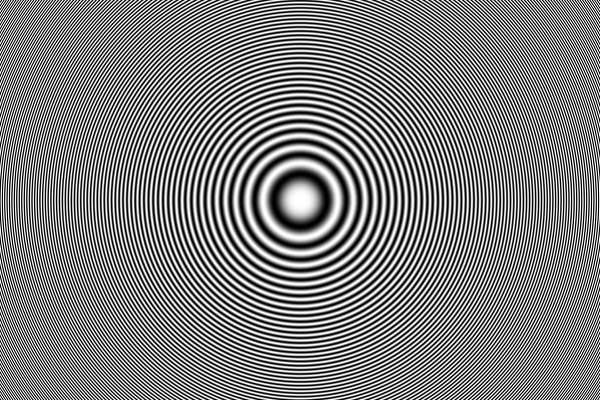
#> input picture image-processing/0005-resize-right/zone_plate.png, 600 x 400 px
$ jupyter execute --allow-errors resize_right.ipynb
#> lines starting #> are read from the running program, lines starting #| are printed output that depends on the picture; long printed decimals are rounded
[cell 1]
import cv2 as cv
import matplotlib.pyplot as plt
import numpy as np
import numpy.typing as npt

zone_plate_img = cv.imread("zone_plate.png", cv.IMREAD_GRAYSCALE)
#> zone_plate_img is the input picture: shape (400, 600); min 0, max 255, mean 127.5
face_img = cv.imread("face_small.png", cv.IMREAD_GRAYSCALE)
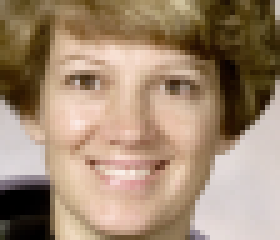
#> input picture image-processing/0005-resize-right/face_small.png, 56 x 48 px (shown 5 times larger)
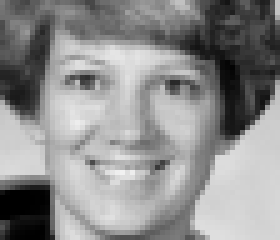
#> face_img: shape (48, 56) (shown 5 times larger); min 0, max 241, mean 141.8

[cell 2]
## Helper functions

def nearest(img: npt.NDArray, out_h: int, out_w: int) -> np.typing.NDArray:
    """
    A manual implementation of the nearest neighbors algorithm;
    This is similar to the `cv.resize` with `interpolation=cv2.INTER_NEAREST`.

    :param img: Original image
    :param out_h: Height of the output image
    :param out_w: Width of the output image
    :return: Resized image
    """
    in_h, in_w = img.shape

    scale_x = in_w / out_w
    scale_y = in_h / out_h

    dst_row = np.arange(out_h)
    dst_col = np.arange(out_w)

    src_rows: npt.NDArray = np.floor(dst_row * scale_y).astype(int)
    src_cols: npt.NDArray = np.floor(dst_col * scale_x).astype(int)

    rows = src_rows.reshape(out_h, 1)
    cols = src_cols.reshape(1, out_w)

    return img[rows, cols]


def bilinear(img: npt.NDArray, out_h: int, out_w: int, centered=True) -> npt.NDArray:
    """
    A manual implementation of the bilinear algorithm;
    This is similar to `cv.resize` with `interpolation=cv.INTER_LINEAR`.
    :param img: Original image
    :param out_h: Height of the output image
    :param out_w: Width of the output image
    :param centered: Whether we're mapping pixel centers or pixel-grid origin
    :return:
    """
    in_h, in_w = img.shape
    center = 0.5 if centered else 0

    h_range = np.arange(out_h, dtype=np.float32)
    w_range = np.arange(out_w, dtype=np.float32)

    ys = np.clip((h_range + center) * in_h / out_h - center, 0, in_h - 1)
    xs = np.clip((w_range + center) * in_w / out_w - center, 0, in_w - 1)

    y0, x0 = np.floor(ys).astype(int), np.floor(xs).astype(int)
    y1, x1 = np.minimum(y0 + 1, in_h - 1), np.minimum(x0 + 1, in_w - 1)

    wy, wx = (
            (ys - y0.astype(np.float32))[:, None],
            (xs - x0.astype(np.float32))[None, :]
    )
    f = img.astype(np.float32)

    top = f[y0][:, x0] * (1 - wx) + f[y0][:, x1] * wx  # blend along x, row above
    bottom = f[y1][:, x0] * (1 - wx) + f[y1][:, x1] * wx  # blend along x, row below

    return top * (1 - wy) + bottom * wy  # blend along y

[cell 3]
# Assert that `dsize` and `fx/fy` return the same shape
zone_plate_dsize_resize = cv.resize(zone_plate_img, dsize=(150, 100))
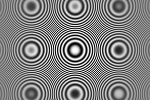
#> zone_plate_dsize_resize: shape (100, 150); min 1, max 255, mean 127.8
zone_plate_fx_resize = cv.resize(zone_plate_img, dsize=None, fx=0.25, fy=0.25)

assert zone_plate_dsize_resize.shape == zone_plate_fx_resize.shape

[cell 4]
# Assert that the `nearest` function written works similar to the `cv.resize` with
# `interpolation=cv.INTER_NEAREST`.

face_enlarge_nearest = nearest(face_img, 107, 131)
face_cv_enlarge = cv.resize(face_img, dsize=(131, 107), interpolation=cv.INTER_NEAREST)
assert np.array_equal(face_enlarge_nearest, face_cv_enlarge)

face_shrink_nearest = nearest(face_img, 24, 28)
face_cv_shrink_nearest = cv.resize(face_img, dsize=None, fx=0.5, fy=0.5,
                                   interpolation=cv.INTER_NEAREST)
assert np.array_equal(face_shrink_nearest, face_cv_shrink_nearest)

[cell 5]
# Assert that manual bilinear is close to the cv.INTER_LINEAR with a tolerance
# range of 1e-3

face_img_f32 = face_img.copy().astype(np.float32)
face_enlarge_bilinear = bilinear(face_img_f32, 107, 131)
face_cv_bilinear = cv.resize(
        face_img_f32,
        (131, 107),
        interpolation=cv.INTER_LINEAR
)

diff = np.abs(face_enlarge_bilinear - face_cv_bilinear)
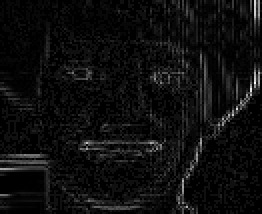
#> diff: shape (107, 131) float32 (shown 2 times larger); min 0, max 0.000237, mean 1.32e-05; drawn with min black and max white

assert np.allclose(face_cv_bilinear, face_enlarge_bilinear, atol=1e-3, rtol=0)

I use an absolute tolerance of `0.001` gray levels because the small differences come from `float32` rounding and are negligible on a 0–255 grayscale range.

[cell 6]
# Assert that bilinear without the centering fails

wrong_enlarge_bilinear = bilinear(face_img_f32, 107, 131, centered=False)
#> call 2 of bilinear, with out_h = 107, out_w = 131, centered = False
#> in bilinear (call 2), `return top * (1 - wy) + bottom * wy`:
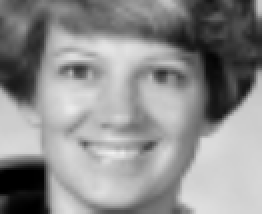
#> returned value: shape (107, 131) float32 (shown 2 times larger); min 0, max 239, mean 142.3

uncentered_diff = np.abs(face_enlarge_bilinear - face_cv_bilinear).max()
#> uncentered_diff = 0.000237
print(f"Uncentered max difference: {uncentered_diff}")
#| Uncentered max difference: 0.0002365

assert not np.allclose(face_cv_bilinear, wrong_enlarge_bilinear, atol=1e-3, rtol=0)

[cell 7]
# Max difference between Open CV `uint8` path

face_cv_uint8_bilinear = cv.resize(
        face_img,
        (131, 107),
        interpolation=cv.INTER_LINEAR
)

max_diff_uint8 = np.abs(
        face_enlarge_bilinear - face_cv_uint8_bilinear.astype(np.float32)
).max()
#> max_diff_uint8 = 0.746

print("uint8-path max difference:", max_diff_uint8)
#| uint8-path max difference: 0.7462

The maximum difference against OpenCV's **uint8** path our manual path is not 0 (or close to 0) because OpenCV’s uint8 resize path uses quantized integer/fixed-point interpolation and then rounds off to the nearest gray integer pixel, unlike the `float32` which preserves fractional precision.

[cell 8]
# Assert that the `INTER_AREA` interpolation provides the most amount of
# aliasing due to its averaging and smoothening capabilities.

zone_plate_shrink_nearest = cv.resize(
        zone_plate_img,
        (150, 100),
        interpolation=cv.INTER_NEAREST,
)
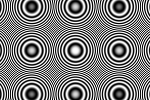
#> zone_plate_shrink_nearest: shape (100, 150); min 0, max 255, mean 124.7

zone_plate_shrink_linear = cv.resize(
        zone_plate_img,
        (150, 100),
        interpolation=cv.INTER_LINEAR,
)

zone_plate_shrink_area = cv.resize(
        zone_plate_img,
        (150, 100),
        interpolation=cv.INTER_AREA,
)
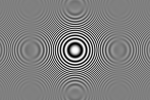
#> zone_plate_shrink_area: shape (100, 150); min 4, max 255, mean 127.5

zone_nearest_std = zone_plate_shrink_nearest.std()
#> zone_nearest_std = 89.55
zone_linear_std = zone_plate_shrink_linear.std()
#> zone_linear_std = 60.33
zone_area_std = zone_plate_shrink_area.std()
#> zone_area_std = 30.92

print(f"""Zone plate interpolations
:: Nearest ::
Mean = {zone_plate_shrink_nearest.mean()}
Standard Deviation = {zone_nearest_std}

:: Bilinear ::
Mean = {zone_plate_shrink_linear.mean()}
Standard Deviation = {zone_linear_std}

:: Area ::
Mean = {zone_plate_shrink_area.mean()}
Standard Deviation = {zone_area_std}
""")
#| Zone plate interpolations
#| :: Nearest ::
#| Mean = 124.673
#| Standard Deviation = 89.551
#| :: Bilinear ::
#| Mean = 127.7678
#| Standard Deviation = 60.331
#| :: Area ::
#| Mean = 127.493
#| Standard Deviation = 30.916

assert zone_area_std < zone_nearest_std
assert zone_area_std < zone_linear_std

The false rings appear mostly toward the outer regions because the spacing between the oscillating rings decreases there, so the downsampled pixel grid can no longer resolve those rapid intensity changes correctly.

The lower standard deviation for `INTER_AREA` shows that it smoothed and averaged the pixel values more, reducing the spread from the mean and suppressing the high-frequency aliasing.

[cell 9]
face_img_rgb = cv.cvtColor(cv.imread("face_small.png"), cv.COLOR_BGR2RGB)

face_enlarge_nearest_6x = cv.resize(
        face_img_rgb,
        dsize=None,
        fx=6,
        fy=6,
        interpolation=cv.INTER_NEAREST
)
face_enlarge_bilinear_6x = cv.resize(
        face_img_rgb,
        dsize=None,
        fx=6,
        fy=6,
        interpolation=cv.INTER_LINEAR
)
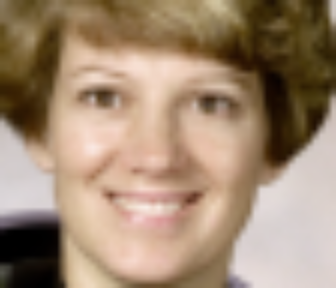
#> face_enlarge_bilinear_6x: shape (288, 336, 3); mean R, G, B 161.5, 137.7, 114.6
face_enlarge_cubic_6x = cv.resize(
        face_img_rgb,
        dsize=None,
        fx=6,
        fy=6,
        interpolation=cv.INTER_CUBIC
)

## Plot the faces on three plots
_, (plt_1, plt_2, plt_3) = plt.subplots(1, 3, figsize=(15, 5))

plt_1.imshow(face_enlarge_nearest_6x, cmap="gray")
plt_1.set_title("Nearest")

plt_2.imshow(face_enlarge_bilinear_6x, cmap="gray")
plt_2.set_title("Bilinear")

plt_3.imshow(face_enlarge_cubic_6x, cmap="gray")
plt_3.set_title("Cubic")

## cubic on the float32 image
face_enlarge_cubic_6x_f32 = cv.resize(
        face_img_rgb.copy().astype(np.float32),
        dsize=None,
        fx=6,
        fy=6,
        interpolation=cv.INTER_CUBIC
)

u8_255_threshold = np.count_nonzero(face_enlarge_cubic_6x > 255)
#> u8_255_threshold = 0
u8_0_threshold = np.count_nonzero(face_enlarge_cubic_6x < 0)
#> u8_0_threshold = 0

f32_255_threshold = np.count_nonzero(face_enlarge_cubic_6x_f32 > 255)
#> f32_255_threshold = 0
f32_0_threshold = np.count_nonzero(face_enlarge_cubic_6x_f32 < 0)
#> f32_0_threshold = 3302

assert sum([f32_0_threshold, f32_255_threshold]) > 0
assert sum([u8_255_threshold, u8_0_threshold]) == 0

In the `float32` instance, the minimum and maximum values are between `-3.4...e+38` and `3.4...e+38`, resizing can allow pixels to stretch beyond the <0 and 255> thresholds.

`uint8` doesn't allow for this, so all pixels are constrained between 0 and 255

[cell 10]
mask_img = cv.imread("mask.png", cv.IMREAD_GRAYSCALE)

#> (the rest of this cell did not finish here and is left out)

[cell 11]
# Stretch section.
# Blurring with Gaussian Blur, then resizing
gaussian_blurred = cv.GaussianBlur(zone_plate_img, (0, 0), sigmaX=1.5)
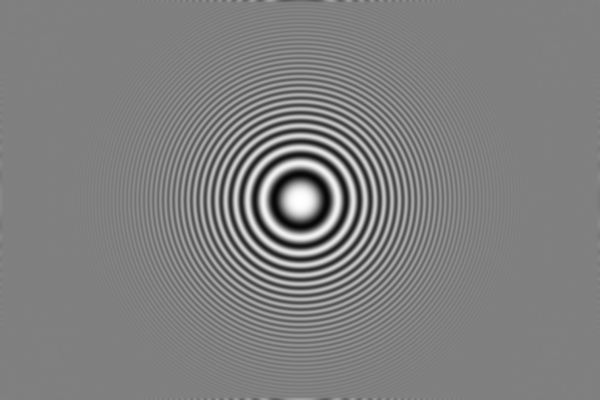
#> gaussian_blurred: shape (400, 600); min 8, max 255, mean 127.5
shrunk_blurred = cv.resize(
        gaussian_blurred,
        (150, 100),
        interpolation=cv.INTER_NEAREST,
)
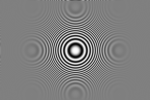
#> shrunk_blurred: shape (100, 150); min 9, max 255, mean 127.4

_, (plt_1, plt_2) = plt.subplots(1, 2, figsize=(10, 5))

plt_1.imshow(zone_plate_shrink_nearest, cmap="gray", vmin=0, vmax=255)
plt_1.set_title("Shrinking Nearest")
plt_2.imshow(shrunk_blurred, cmap="gray", vmin=0, vmax=255)
plt_2.set_title("Gaussian Blur + shrinking")
